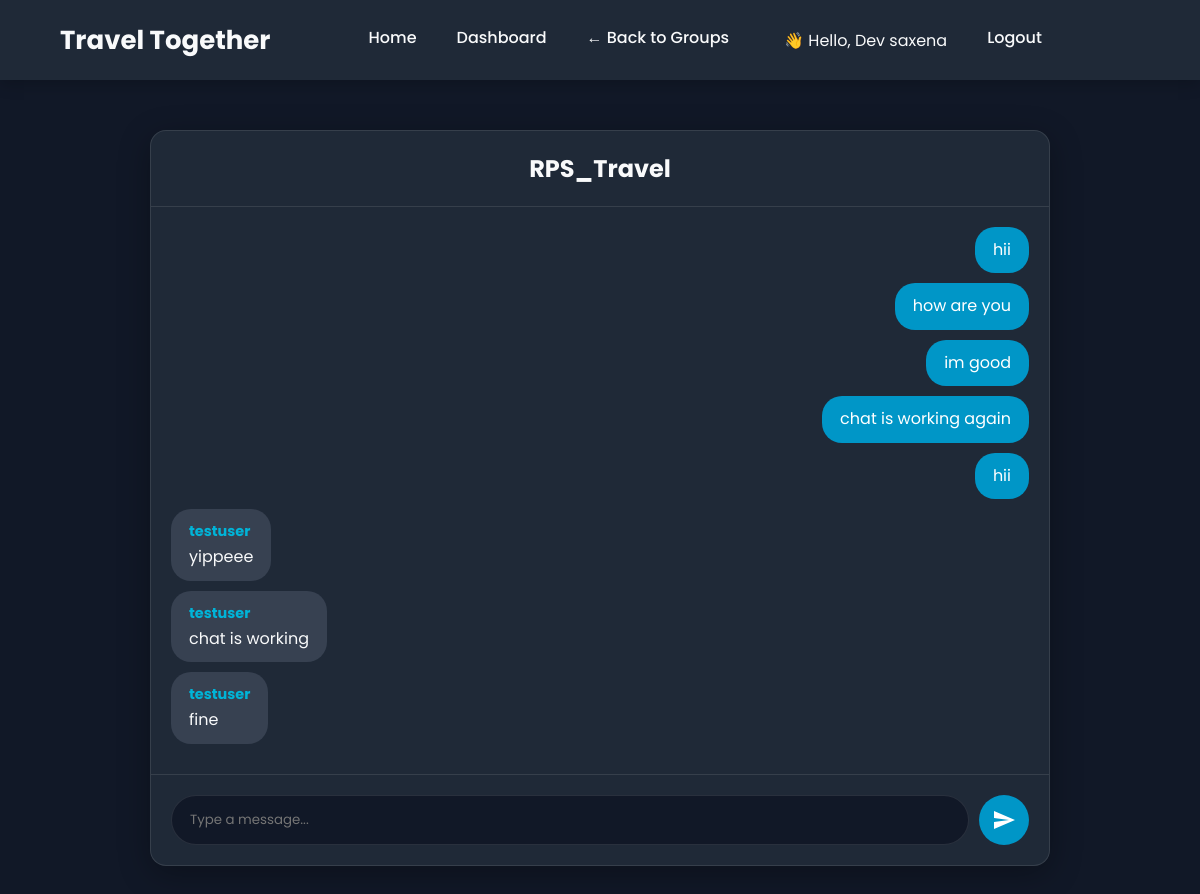
Screenshot of /groups/chat/63e4b632aa494b1a9e5e95422d07b6b0 (signed in) with the database file from the repository.
### tables this page shows
CREATE TABLE Users (
        userid TEXT PRIMARY KEY,
        username TEXT UNIQUE NOT NULL,
        password TEXT NOT NULL,
        email TEXT UNIQUE NOT NULL,
        phone_no TEXT UNIQUE,
        gender TEXT CHECK(gender IN ('Male', 'Female', 'Other')),
        marital_status TEXT CHECK(marital_status IN ('Single', 'Married', 'Divorced', 'Widowed')),
        bio TEXT,
        created_at TEXT DEFAULT CURRENT_TIMESTAMP
    );

CREATE TABLE Groups (
        group_id TEXT PRIMARY KEY,
        group_name TEXT NOT NULL,
        group_description TEXT,
        group_type TEXT NOT NULL CHECK(group_type IN ('Public', 'Private')),
        owner_id TEXT NOT NULL,
        destination_id TEXT,
        member_count INTEGER DEFAULT 1,
        max_members INTEGER DEFAULT 50,
        created_at TEXT DEFAULT CURRENT_TIMESTAMP,
        FOREIGN KEY (owner_id) REFERENCES Users (userid) ON DELETE CASCADE,
        FOREIGN KEY (destination_id) REFERENCES Destinations (destination_id) ON DELETE SET NULL
    );

CREATE TABLE GroupMessages (
        message_id INTEGER PRIMARY KEY AUTOINCREMENT,
        group_id TEXT NOT NULL,
        sender_id TEXT NOT NULL,
        message TEXT NOT NULL,
        timestamp DATETIME DEFAULT CURRENT_TIMESTAMP,
        FOREIGN KEY (group_id) REFERENCES Groups (group_id) ON DELETE CASCADE,
        FOREIGN KEY (sender_id) REFERENCES Users (userid) ON DELETE CASCADE
    );

### app.py (the view)
@app.route('/groups/chat/<group_id>')
def group_chat(group_id):
    conn, user = validate_user_session()
    if not user: return redirect("/auth")
    is_member = conn.execute("SELECT 1 FROM GroupMembers WHERE group_id=? AND user_id=?", (group_id, user['userid'])).fetchone()
    if not is_member:
        flash("⚠️ You are not a member of this group.")
        conn.close()
        return redirect("/groups")
    group = conn.execute("SELECT group_name FROM Groups WHERE group_id=?", (group_id,)).fetchone()
    db_rows = conn.execute("""
        SELECT m.message, m.timestamp, u.username AS sender_name
        FROM GroupMessages m JOIN Users u ON m.sender_id = u.userid
        WHERE m.group_id = ? ORDER BY m.timestamp ASC
    """, (group_id,)).fetchall()
    conn.close()
    messages = [dict(row) for row in db_rows]
    return render_template(
        "group_chat.html",
        group_id=group_id,
        group_name=group['group_name'],
        messages=messages,
        username=user['username']
    )

### app.py (called while the page is built)
def validate_user_session():
    user_id = session.get("user_id")
    if not user_id:
        return None, None  # No user in session
    conn = database.get_db_connection()
    user = conn.execute("SELECT * FROM Users WHERE userid = ?", (user_id,)).fetchone()
    if not user:
        session.clear()
        flash("Your session was invalid. Please log in again.", "warning")
        conn.close()
        return None, None
    return conn, user

### database.py (called while the page is built)
def get_db_connection():
    conn = sqlite3.connect('travel_together.db')
    conn.row_factory = sqlite3.Row
    conn.execute("PRAGMA foreign_keys = ON;")
    return conn

### templates/group_chat.html (shortened to what this page needs)
<!DOCTYPE html>
<html lang="en">
<head>
    <link rel="stylesheet" href="/static/style.css">
</head>
<body data-group-id="{{ group_id }}" data-username="{{ username }}">
<header class="navbar">
    <div class="logo">Travel Together</div>
    <nav class="nav-links" id="nav-links">
        <a href="/home">Home</a>
        <a href="/user">Dashboard</a>
        <a href="/groups">← Back to Groups</a>
        {% if username %}
            <span style="margin-left: 15px;">👋 Hello, {{ username }}</span>
            <a href="/logout">Logout</a>
        {% endif %}
    </nav>
</header>
<main>
    <div class="group-chat-container">
        <h2>{{ group_name }}</h2>
        <div class="group-chat-messages" id="messages">
            {% for msg in messages %}
                <div class="message {% if msg.sender_name == username %}sent{% else %}received{% endif %}">
                    <strong>{{ msg.sender_name }}</strong>
                    <p>{{ msg.message }}</p>
                </div>
            {% endfor %}
        </div>
        <form class="group-chat-form" id="chat-form">
            <input type="text" name="message" placeholder="Type a message..." required autocomplete="off">
            <button type="submit" class="send-btn">
                <svg xmlns="http://www.w3.org/2000/svg" viewBox="0 0 24 24" fill="currentColor" width="24" height="24">
                    <path d="M2.01 21L23 12 2.01 3 2 10l15 2-15 2z"/>
                </svg>
            </button>
        </form>
    </div>
</main>
</body>
</html>

### static/style.css (style rules this page uses)
:root { --theme-bg: #111827; --theme-bg-secondary: #1f2937; --theme-text-primary: #f9fafb; --theme-text-secondary: #d1d5db; --theme-border: rgba(255, 255, 255, 0.1); --theme-card-bg: rgba(31, 41, 55, 0.5); --primary-color: #0096c7; --secondary-color: #00b4d8; --accent-color: #ff8c42; --border-radius: 16px; --shadow: 0 8px 32px rgba(0, 0, 0, 0.3); }
* { margin: 0; padding: 0; box-sizing: border-box; font-family: 'Poppins', sans-serif; }
body { display: flex; flex-direction: column; min-height: 100vh; color: var(--theme-text-primary); background-color: var(--theme-bg); background-attachment: fixed; }
main { flex-grow: 1; }
.navbar { display: flex; justify-content: space-between; align-items: center; width: 100%; padding: 0 5%; height: 80px; background: var(--theme-bg-secondary); color: var(--theme-text-primary); box-shadow: 0 4px 15px rgba(0, 0, 0, 0.2); position: relative; z-index: 1000; }
.logo { font-size: 26px; font-weight: 700; }
.nav-links { display: flex; gap: 40px; align-items: center; }
.nav-links a { color: var(--theme-text-primary); text-decoration: none; font-size: 16px; font-weight: 500; padding-bottom: 5px; position: relative; transition: color 0.3s; }
.nav-links a::after { content: ''; position: absolute; bottom: 0; left: 0; width: 0; height: 2px; background-color: var(--accent-color); transition: width 0.3s ease-out; }
.group-chat-container { max-width: 900px;margin: 50px auto;background: var(--theme-bg-secondary);border-radius: var(--border-radius);box-shadow: var(--shadow);display: flex;flex-direction: column;height: calc(100vh - 180px);border: 1px solid var(--theme-border); }
.group-chat-container h2 { text-align: center;padding: 20px;border-bottom: 1px solid var(--theme-border);color: var(--theme-text-primary); }
.group-chat-messages { flex-grow: 1;padding: 20px;overflow-y: auto;display: flex;flex-direction: column; }
.message { padding: 10px 15px;border-radius: 18px;margin-bottom: 10px;max-width: 75%;line-height: 1.4;word-wrap: break-word;animation: fadeInUp 0.5s ease; }
.message strong { display: block;margin-bottom: 5px;font-size: 0.9rem;color: var(--secondary-color); }
.message p { margin: 0; }
.received { background-color: #374151; align-self: flex-start; border-bottom-left-radius: 5px; }
.sent { background-color: var(--primary-color); color: white;align-self: flex-end; border-bottom-right-radius: 5px; }
.group-chat-form { display: flex;padding: 20px;border-top: 1px solid var(--theme-border);gap: 10px; }
.group-chat-form input { flex-grow: 1;border: 1px solid var(--theme-border);padding: 12px 18px;border-radius: 50px;background: var(--theme-bg);color: var(--theme-text-primary); }
.group-chat-form button { background: var(--primary-color);border: none;color: white;border-radius: 50%;width: 50px;height: 50px;display: flex;align-items: center;justify-content: center;cursor: pointer;transition: background 0.3s; }
.message { max-width: 85%; padding: 12px 18px; border-radius: 20px; word-wrap: break-word; line-height: 1.4; animation: fadeInUp 0.5s ease-out; }

### rows the page displays
Users: username "Dev saxena"
Groups: group_name "RPS_Travel"
GroupMessages: message "hii"
GroupMessages: message "how are you"
GroupMessages: message "im good"
GroupMessages: message "chat is working again"
GroupMessages: message "hii"
GroupMessages: sender_name "testuser", message "yippeee"
GroupMessages: sender_name "testuser", message "chat is working"
GroupMessages: sender_name "testuser", message "fine"
